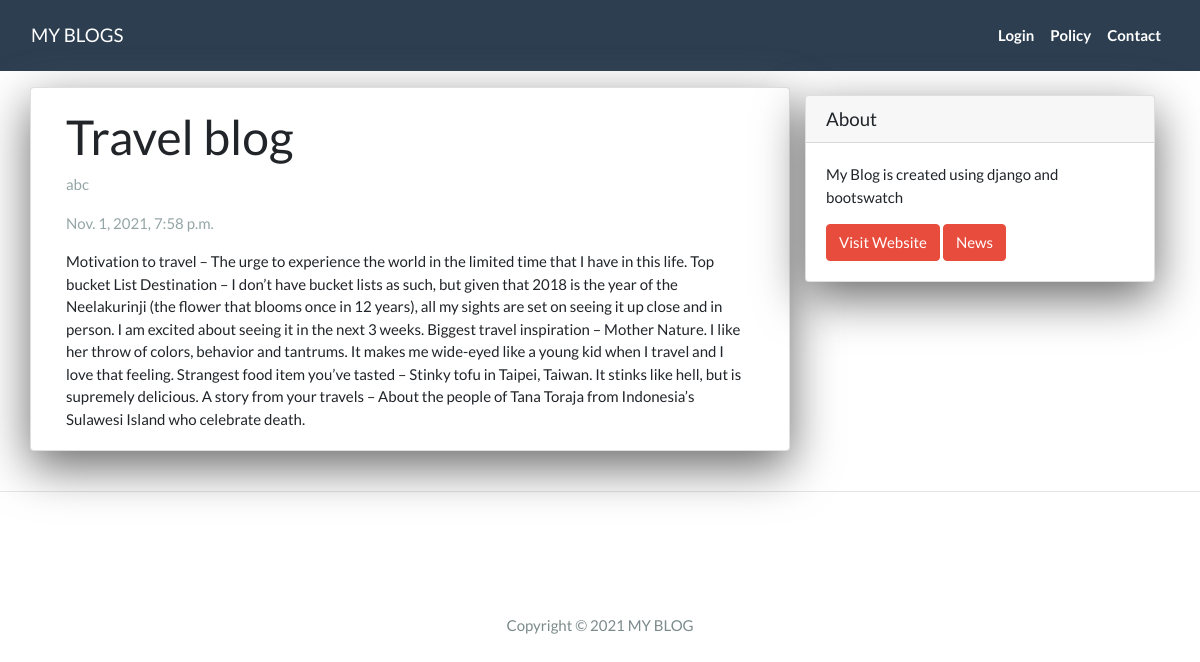
Screenshot of /blog/ with the database file from the repository.
### blog/models.py (models this page shows)
class post(models.Model):
    title = models.CharField(max_length=200, )
    slug = models.SlugField(max_length=200, null=True)
    author = models.CharField(max_length=150)
    created_on = models.DateTimeField(auto_now_add=True, null=True)
    updated_on = models.DateTimeField(auto_now=True)
    content = models.TextField(null=True)
    status = models.IntegerField(choices=STATUS, default=0)

### blog/views.py (the view)
# urls.py: path('<slug:slug>/', views.DetailView.as_view(), name="post_detail"),
class DetailView(generic.DetailView):
     model = post
     template_name = 'post_detail.html'

### blog/templates/post_detail.html
{% extends "base.html" %}
{% block content %}
<div class="container" >
    <div class="row">
        <div class="col-md-8 card mb-4 mt-3 left top">
            <div class="card-body">
                <h1> {% block title %} {{object.title}} {% endblock title %} </h1>
                <p class="text-muted"> {{ post.author }} </p>
                <p class="text-muted"> {{ post.created_on }} </p>
                <p class="card-text"> {{ object.content | safe }}</p>
            </div>
        </div>
        {% block sidebar %} {% include 'sidebar.html' %} {% endblock sidebar %}
    </div>
</div>
<hr>
<br>
<br>
<br>
<br>
{% endblock content %}

### blog/templates/sidebar.html (style rules this page uses)
.card { box-shadow: 0 16px 48px #6a6a6b; }

### rows the page displays
post: title "Travel blog", author "abc", created_on "Nov. 1, 2021, 7:58 p.m.", content "Motivation to travel – The urge to experience the world in the limited time that I have in this life. Top bucket List Destination – I don’t have bucket lists as such, but given that 2018 is the year of the Neelakurinji (the flower that blooms once in 12 years), all my sights are set on seeing it up close and in person. I am excited about seeing it in the next 3 weeks. Biggest travel inspiration – Mother Nature. I like her throw of colors, behavior and tantrums. It makes me wide-eyed like a young kid when I travel and I love that feeling. Strangest food item you’ve tasted – Stinky tofu in Taipei, Taiwan. It stinks like hell, but is supremely delicious. A story from your travels – About the…"
